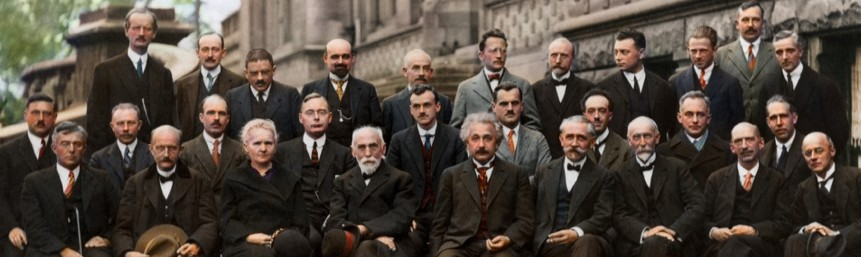
#> input picture SourceCode/faces.jpg, 861 x 257 px, given in place of the camera
$ python Detector_20181224114739.py
#> lines starting #> are read from the running program, lines starting #| are printed output that depends on the picture
### SourceCode/Cascade.py
import AdaBoost as AB
import os
import numpy as np
from math import log
from random import shuffle
import Utils

class Cascade(object):
    def __init__(self,path="../Cascade"):
        self.stages = []
        self.stages_num=0
        self.achieved_fpr_dr = [1.0,1.0]
        self.cascade_path = path
        self.read_prev_stages(path)

    def read_prev_stages(self,path):
        try:
            for stage_file in sorted(os.listdir(path)):
                stage = Utils.loadObject(path+stage_file)
                self.stages.append(stage)
                print(stage_file +" (fpr,dr) = {1}".format(len(self.stages),stage.fpr_dr))
            self.stages_num = len(self.stages)
            if(self.stages_num>0):
                self.achived_fpr_dr = self.stages[-1].fpr_dr # actually stage fpr_dr is all cascade fpr_dr till that stage
            else:
                print("No previous stages read ...")
        except:
            print("No previous stages read ...")
            return

    # [66 lines left out: functions train, predict, evaluate, not called in this run]


### SourceCode/.history/Detector_20181224114739.py
from IntegralImage import toIntegralImage as toII
import cv2
import numpy as np
import random
from sklearn.cluster import MeanShift
from Cascade import Cascade
import itertools
import Utils
from math import floor
from functools import partial
from multiprocessing import Pool
base_detector_width = 24.

# [11 lines left out: function preProcess, not called in this run]

def meanShift(points):
    clustering = MeanShift().fit(points)
    return clustering.cluster_centers_

# [55 lines left out: function non_max_suppression_fast, not called in this run]


def detect(image,Evaluator):
    w_h_pairs=[]
    all_detected_squares = []
    w = 100 # width and height are equals as i will scan image in squares
    h = 100
    offset_w = 30
    offset_h = 8
    image_parts_ranges=[]
    image_parts_values=[]
    while(h < image.shape[0] and w<image.shape[1]):
        r = list(range(0, image.shape[0]-h-1,int(offset_h)))
        c = list(range(0,image.shape[1]-w-1,int(offset_w)))
        new_range =  list(itertools.product(r, c))
        image_parts_ranges += list(itertools.product(r, c))
        image_parts_values += list(map(lambda p: np.array(image[p[0]:p[0]+h, p[1]:p[1]+w]),new_range))
        offset_w -=2
        offset_h -=2
        w = int(round(w*1.25))
        h = int(round(h*1.25))

    for img in image_parts_values:
        cv2.imshow('a', img)
        cv2.waitKey(0)
    # [6 lines of commented-out code are left out]
    print("Processing...")
    ii_parts_values =[cv2.integral(Utils.varianceNormalize(cv2.resize(img,(24,24))))[1:,1:] for img in image_parts_values]
    print("Detectiong...")
    all_detected_squares = [(image_parts_ranges[i],image_parts_values[i].shape) for i in Evaluator.predict(ii_parts_values)]
    print("Done...")
    return all_detected_squares

'''
def detectScaleDetector(ii,Evaluator):
    w_h_pairs=[]
    all_detected_squares = []
    w = 80 # width and height are equals as i will scan image in squares
    h = int(1.25*(w))
    offset_w = 10
    offset_h = 10
    ii_parts_ranges=[]
    ii_parts_values=[]
    while(w < ii.shape[0] and w<ii.shape[1]):
        r = list(range(0, ii.shape[0]-h,offset_h))
        c = list(range(0,ii.shape[1]-w,offset_w))
        ii_parts_ranges = list(itertools.product(r, c))
        ii_parts_values = list(map(lambda p: ii[p[0]:p[0]+h, p[1]:p[1]+w],ii_parts_ranges))
        ii_parts_values = [cv2.resize(ii,(24,24)) for ii in ii_parts_values]
        all_detected_squares += [ii_parts_ranges[i] for i in Evaluator.predict(ii_parts_values,(1,1)] #(w/24.,h/24.)
        offset_w += 1
        offset_h += 1
        if(len(all_detected_squares)):
            w_h_pairs.append((len(all_detected_squares), w,h))
        w = int(round(w*1.5))
    return all_detected_squares,w_h_pairs
'''

def main():
    Evaluator = Cascade('../Cascade/')
    cap = cv2.VideoCapture(0)
    while(True):
        ret,frame = cap.read()
#> frame is the input picture: shape (257, 861, 3); mean B, G, R 61.6, 70.7, 81.1
        gray = cv2.cvtColor(frame, cv2.COLOR_BGR2GRAY)
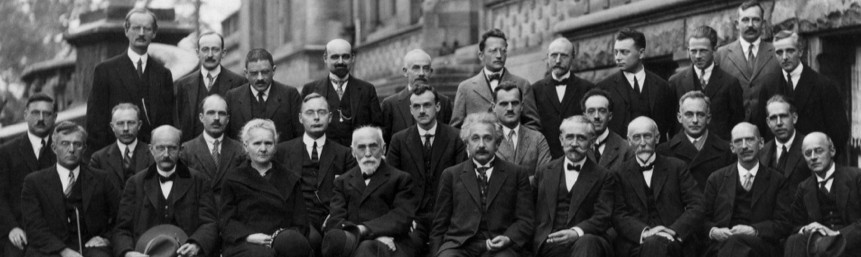
#> gray: shape (257, 861); min 0, max 241, mean 72.8
        #cv2.imshow('frame',gray)
        #cv2.waitKey(0);
        gray = cv2.blur(gray,(5,5))
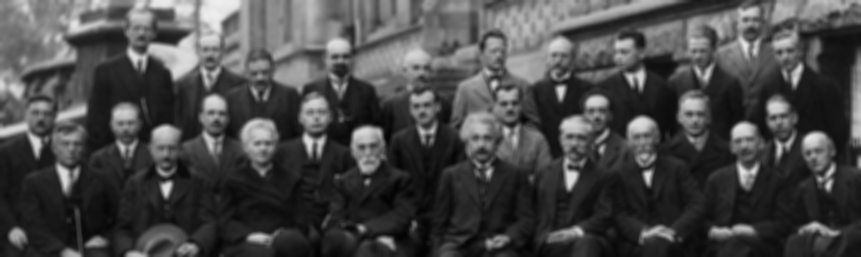
#> gray: shape (257, 861); min 2, max 239, mean 72.8
        recs = detect(gray,Evaluator)
#> after the loop in detect, `while(h < image.shape[0] and w<image.shape[1]):`: image_parts_ranges = 2682 pairs, first value 0 to 152, second value 0 to 750; offset_h = 0; offset_w = 22
        #recs,w_h_pairs = detectFast(toII(Utils.varianceNormalize(gray)),Evaluator)
        recs = np.array([[recs[i][0][1],recs[i][0][0],recs[i][0][1]+recs[i][1][1],recs[i][0][0]+recs[i][1][0]] for i in range(len(recs))])
        #recs = non_max_suppression_fast(recs,.1)
        [cv2.rectangle(frame,(rec[0],rec[1]),(rec[2],rec[3]), (255, 0, 0), 2) for rec in recs ]
        cv2.imshow('frame',frame)

        if(cv2.waitKey(0) & 0xFF == ord('q')):
            break

    cap.release()
    cv2.destroyAllWindows()

if __name__ == "__main__":
#> (the run stopped early here; a loop or call above may not have finished)
